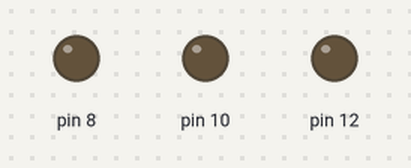
The sketch below on a simulated Arduino Uno, built with avr-gcc and run on an emulated ATmega328P. On the bench: output pins drawn as LEDs (lit = HIGH).

Above: at 1.5 s.
At 4.5 s:
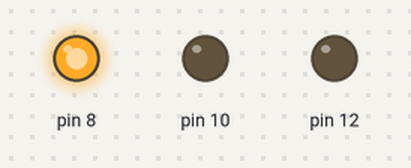
At 7.5 s:
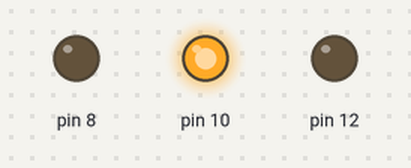
At 10.5 s:
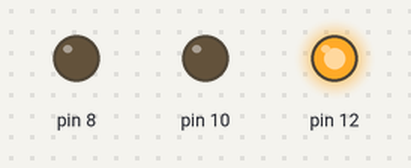
Timing chart, 0 to 15.6 s (numbered marks = the images above):
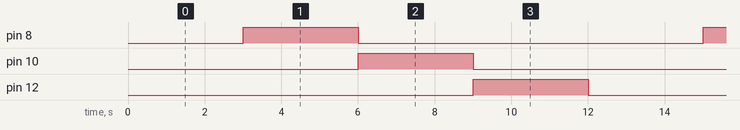

Measured:
- by itself, pin 8, pin 10, pin 12: alternates HIGH for 3.0 s and LOW for 9.0 s
- by itself, everything shown: repeats every 12.0 s, in 4 steps

The sketch:

code.ino
```cpp
void setup()
{
  pinMode(8, OUTPUT);
  pinMode(10, OUTPUT);
  pinMode(12, OUTPUT);
}

void loop()
{
  digitalWrite(8, 0);
  digitalWrite(10, 0);
  digitalWrite(12, 0);

  delay(3000);

  digitalWrite(8, 1);
  digitalWrite(10, 0);
  digitalWrite(12, 0);

  delay(3000);

  digitalWrite(8, 0);
  digitalWrite(10, 1);
  digitalWrite(12, 0);

  delay(3000);

  digitalWrite(8, 0);
  digitalWrite(10, 0);
  digitalWrite(12, 1);

  delay(3000);
}
```
